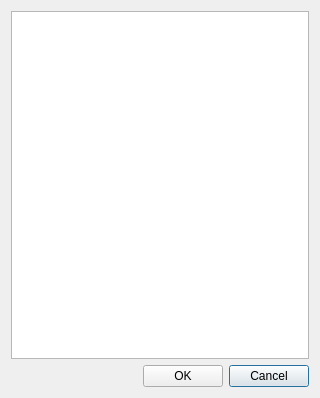
<?xml version="1.0" encoding="UTF-8"?>
<ui version="4.0">
 <class>PictogramDlg</class>
 <widget class="QDialog" name="PictogramDlg">
  <property name="geometry">
   <rect>
    <x>0</x>
    <y>0</y>
    <width>320</width>
    <height>398</height>
   </rect>
  </property>
  <property name="windowTitle">
   <string>Select user-defined icon</string>
  </property>
  <layout class="QGridLayout" name="gridLayout">
   <item row="1" column="2">
    <widget class="QPushButton" name="pushCancel">
     <property name="text">
      <string>Cancel</string>
     </property>
    </widget>
   </item>
   <item row="1" column="1">
    <widget class="QPushButton" name="pushOk">
     <property name="text">
      <string>OK</string>
     </property>
    </widget>
   </item>
   <item row="1" column="0">
    <spacer name="horizontalSpacer">
     <property name="orientation">
      <enum>Qt::Horizontal</enum>
     </property>
     <property name="sizeHint" stdset="0">
      <size>
       <width>40</width>
       <height>20</height>
      </size>
     </property>
    </spacer>
   </item>
   <item row="0" column="0" colspan="3">
    <widget class="QTreeWidget" name="treeIcons">
     <attribute name="headerVisible">
      <bool>false</bool>
     </attribute>
     <column>
      <property name="text">
       <string notr="true">Icons</string>
      </property>
     </column>
    </widget>
   </item>
  </layout>
 </widget>
 <layoutdefault spacing="6" margin="11"/>
 <resources/>
 <connections/>
</ui>
